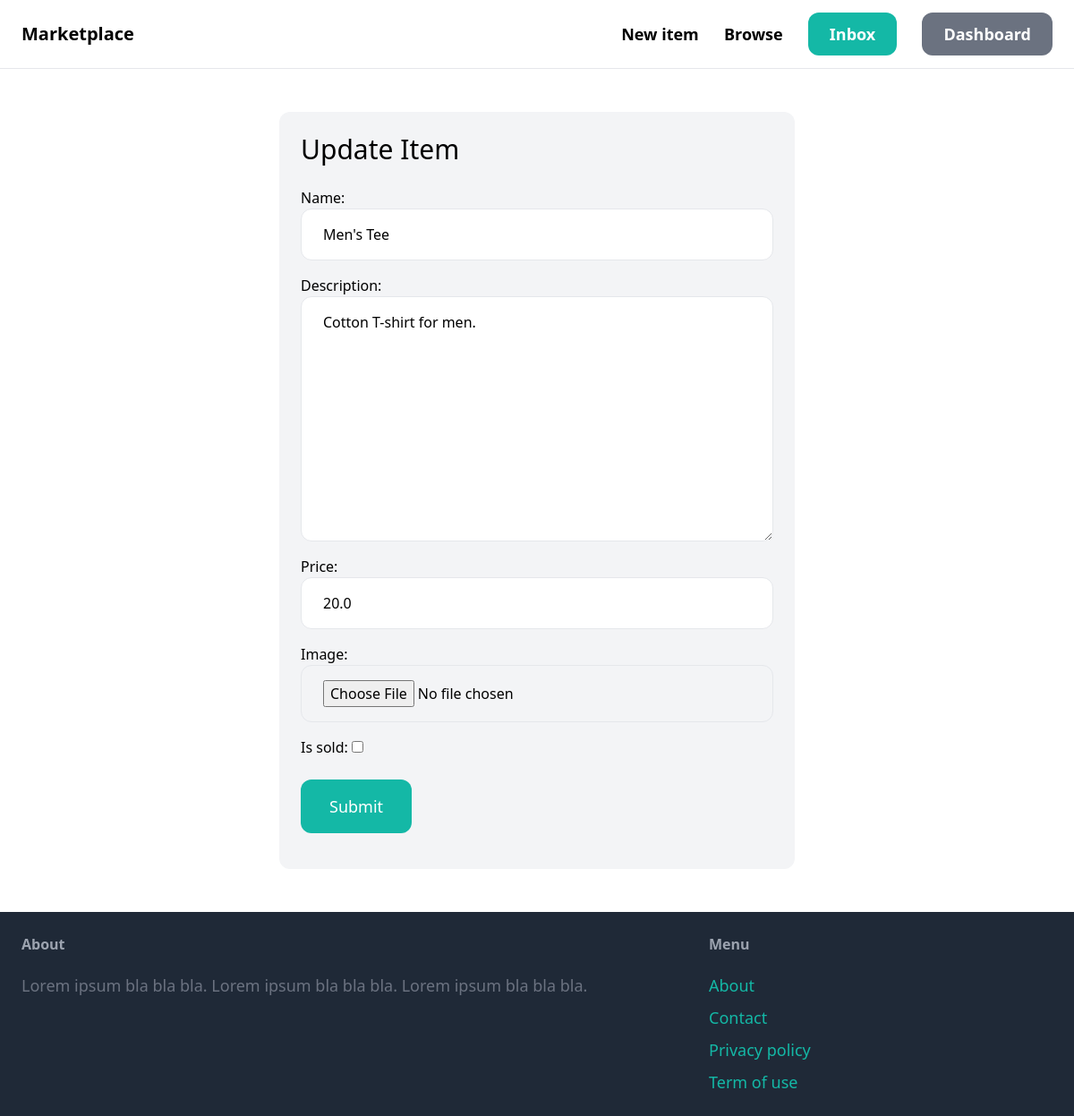
The app's page /items/2/update/ (signed in) with its own data.
### items/models.py (models this page shows, shortened)
class Item(models.Model):
    name = models.CharField(max_length=255)
    category = models.ForeignKey(Category, related_name="items", on_delete=models.CASCADE)
    description = models.TextField(blank=True, null=True)
    price = models.FloatField()
    image = models.ImageField(blank=True, null=True)
    is_sold = models.BooleanField(default=False)
    created_by = models.ForeignKey(User, related_name="items", on_delete=models.CASCADE)
    created_at = models.DateTimeField(auto_now_add=True)
    deleted_at = models.DateTimeField(blank=True, null=True)
    class Meta:
        ordering = ('name',)

### items/views.py (the view)
# urls.py: path('<int:pk>/update/', views.update, name='update'),
@login_required
def update(request, pk):
    item = get_object_or_404(Item, pk=pk, created_by=request.user)
    if request.method == 'POST':
        form = UpdateItemForm(request.POST, request.FILES, instance=item)
        if form.is_valid:
            form.save()
            return redirect('items:detail', pk=item.id)
    else:  form = UpdateItemForm(instance=item)
    context = {'form': form, 'title': 'Update Item'}
    return render(request, 'items/form.html', context)

### items/forms.py
class UpdateItemForm(forms.ModelForm):
    class Meta:
        model = Item
        fields = ('name','description','price','image','is_sold')
        widgets = {
            'name': forms.TextInput(attrs={'class': INPUT_CLASSES}),
            'description': forms.Textarea(attrs={'class': INPUT_CLASSES}),
            'price': forms.NumberInput(attrs={'class': INPUT_CLASSES}),
            'image': forms.FileInput(attrs={'class': INPUT_CLASSES}),
        }

### items/templates/items/form.html (shortened to what this page needs)
{% extends 'core/base.html' %}
{% block content %}
    <div class="w-1/2 my-6 p-6 mx-auto bg-gray-100 rounded-xl">
        <h1 class="mb-6 text-3xl">{{ title }}</h1>
        <form method="post" action="." enctype="multipart/form-data">
            <div class="space-y-4">
                {{ form.as_p }}
            </div>
            <button class="mt-6 py-4 px-8 text-lg bg-teal-500 hover:bg-teal-700 rounded-xl text-white">Submit</button>
        </form>
    </div>
{% endblock %}

### records on screen
Item: name "Men's Tee", description "Cotton T-shirt for men.", price "20.0"

### other values on screen
{{ title }} "Update Item"
